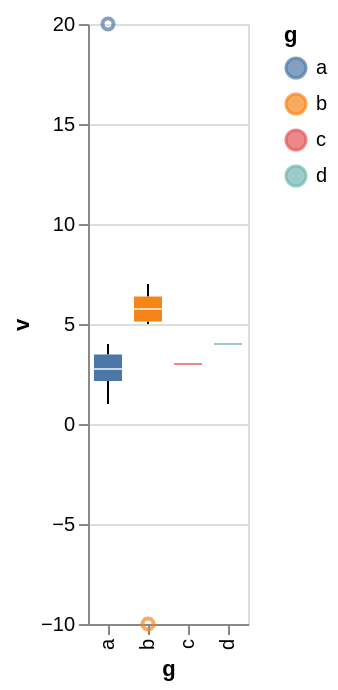

Vega-Lite specification for this chart:
### Vega-Lite specification from a JSON file in a GitHub repository (floating-point values rounded to 4 significant figures)
{"$schema": "https://vega.github.io/schema/vega-lite/v6.json", "data": {"values": [{"g": "a", "v": 1, "w": 0.0}, {"g": "a", "v": 2, "w": 1.7}, {"g": "a", "v": 2.5, "w": 3.4}, {"g": "a", "v": 3, "w": 5.1}, {"g": "a", "v": 4, "w": 6.8}, {"g": "a", "v": 20, "w": 8.5}, {"g": "a", "v": 3.3, "w": 1.2}, {"g": "a", "v": 2.2, "w": 2.9}, {"g": "b", "v": -10, "w": 4.6}, {"g": "b", "v": 5, "w": 6.3}, {"g": "b", "v": 6, "w": 8.0}, {"g": "b", "v": 6.5, "w": 0.7}, {"g": "b", "v": 7, "w": 2.4}, {"g": "b", "v": 5.5, "w": 4.1}, {"g": "c", "v": 3, "w": 5.8}, {"g": "d", "v": 4, "w": 7.5}, {"g": "d", "v": 4, "w": 0.2}, {"g": "d", "v": 4, "w": 1.9}]}, "mark": "boxplot", "encoding": {"x": {"field": "g", "type": "nominal"}, "y": {"field": "v", "type": "quantitative"}, "color": {"field": "g", "type": "nominal"}}}
